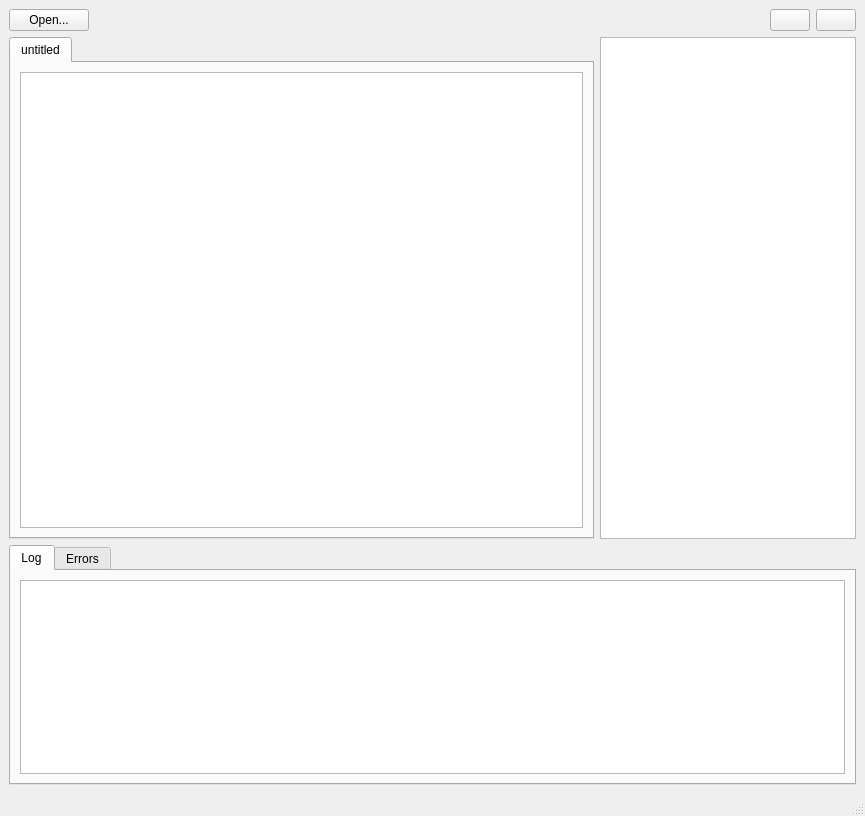
<?xml version="1.0" encoding="UTF-8"?>
<ui version="4.0">
 <class>MainWindow</class>
 <widget class="QMainWindow" name="MainWindow">
  <property name="geometry">
   <rect>
    <x>0</x>
    <y>0</y>
    <width>865</width>
    <height>816</height>
   </rect>
  </property>
  <property name="windowTitle">
   <string>MetaDevo PCB VIewer</string>
  </property>
  <widget class="QWidget" name="centralwidget">
   <layout class="QVBoxLayout" name="verticalLayout" stretch="0,1,0">
    <item>
     <layout class="QHBoxLayout" name="horizontalLayout">
      <item>
       <widget class="QPushButton" name="openButton">
        <property name="text">
         <string>Open...</string>
        </property>
       </widget>
      </item>
      <item>
       <spacer name="horizontalSpacer">
        <property name="orientation">
         <enum>Qt::Horizontal</enum>
        </property>
        <property name="sizeHint" stdset="0">
         <size>
          <width>40</width>
          <height>20</height>
         </size>
        </property>
       </spacer>
      </item>
      <item>
       <widget class="QPushButton" name="zoomInButton">
        <property name="text">
         <string/>
        </property>
        <property name="icon">
         <iconset resource="../icons.qrc">
          <normaloff>:/gui/icons/outline_zoom_in_black_48dp.png</normaloff>:/gui/icons/outline_zoom_in_black_48dp.png</iconset>
        </property>
       </widget>
      </item>
      <item>
       <widget class="QPushButton" name="zoomOutButton">
        <property name="text">
         <string/>
        </property>
        <property name="icon">
         <iconset resource="../icons.qrc">
          <normaloff>:/gui/icons/outline_zoom_out_black_48dp.png</normaloff>:/gui/icons/outline_zoom_out_black_48dp.png</iconset>
        </property>
       </widget>
      </item>
     </layout>
    </item>
    <item>
     <layout class="QHBoxLayout" name="horizontalLayout_2" stretch="1,0">
      <item>
       <widget class="QTabWidget" name="viewTabWidget">
        <property name="currentIndex">
         <number>0</number>
        </property>
        <widget class="QWidget" name="tab">
         <attribute name="title">
          <string>untitled</string>
         </attribute>
         <layout class="QVBoxLayout" name="verticalLayout_2">
          <item>
           <widget class="QGraphicsView" name="layerGraphicsView">
            <property name="alignment">
             <set>Qt::AlignCenter</set>
            </property>
            <property name="viewportUpdateMode">
             <enum>QGraphicsView::FullViewportUpdate</enum>
            </property>
           </widget>
          </item>
         </layout>
        </widget>
       </widget>
      </item>
      <item>
       <widget class="QListWidget" name="layerListWidget"/>
      </item>
     </layout>
    </item>
    <item>
     <widget class="QTabWidget" name="logTabWidget">
      <property name="tabShape">
       <enum>QTabWidget::Rounded</enum>
      </property>
      <property name="currentIndex">
       <number>0</number>
      </property>
      <widget class="QWidget" name="logTab">
       <attribute name="title">
        <string>Log</string>
       </attribute>
       <layout class="QHBoxLayout" name="horizontalLayout_3">
        <item>
         <widget class="QPlainTextEdit" name="logText"/>
        </item>
       </layout>
      </widget>
      <widget class="QWidget" name="errorTab">
       <attribute name="title">
        <string>Errors</string>
       </attribute>
       <layout class="QHBoxLayout" name="horizontalLayout_4">
        <item>
         <widget class="QPlainTextEdit" name="errorLogText"/>
        </item>
       </layout>
      </widget>
     </widget>
    </item>
   </layout>
  </widget>
  <widget class="QMenuBar" name="menubar">
   <property name="geometry">
    <rect>
     <x>0</x>
     <y>0</y>
     <width>865</width>
     <height>21</height>
    </rect>
   </property>
  </widget>
  <widget class="QStatusBar" name="statusbar"/>
 </widget>
 <resources>
  <include location="../icons.qrc"/>
 </resources>
 <connections/>
</ui>
